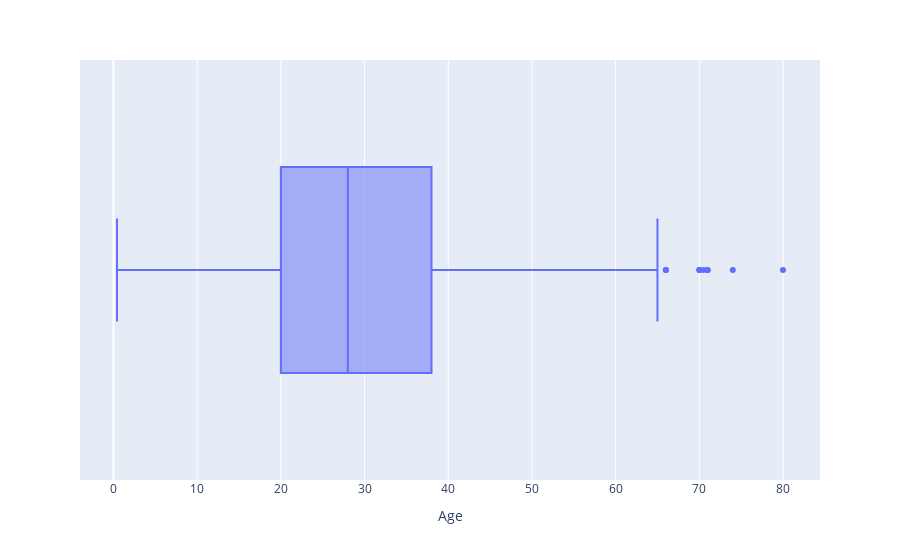

The notebook cell saved with this chart:
### Markdown cell above
# How to handle the Missing Values

### Code cell
#type your code here 
px.box(df, x="Age")  ##to know if we have outliers , will use medien to fill missing values

### Figure 1 — Plotly figure (JSON) as saved in the notebook; plotly's stock layout.template omitted (floating-point values rounded to 4 significant figures; data arrays with more than 128 entries replaced by an {"elided": "..."} marker saying what was removed)
{"data": [{"alignmentgroup": "True", "hovertemplate": "Age=%{x}<extra></extra>", "legendgroup": "", "marker": {"color": "#636efa"}, "name": "", "notched": false, "offsetgroup": "", "orientation": "h", "showlegend": false, "type": "box", "x": {"elided": "909 float values"}, "x0": " ", "xaxis": "x", "y0": " ", "yaxis": "y"}], "layout": {"autosize": true, "boxmode": "group", "legend": {"tracegroupgap": 0}, "margin": {"t": 60}, "xaxis": {"anchor": "y", "autorange": true, "domain": [0, 1], "range": [-4.001, 84.42], "title": {"text": "Age"}, "type": "linear"}, "yaxis": {"anchor": "x", "autorange": true, "domain": [0, 1], "range": [-0.5, 0.5], "type": "category"}}}
